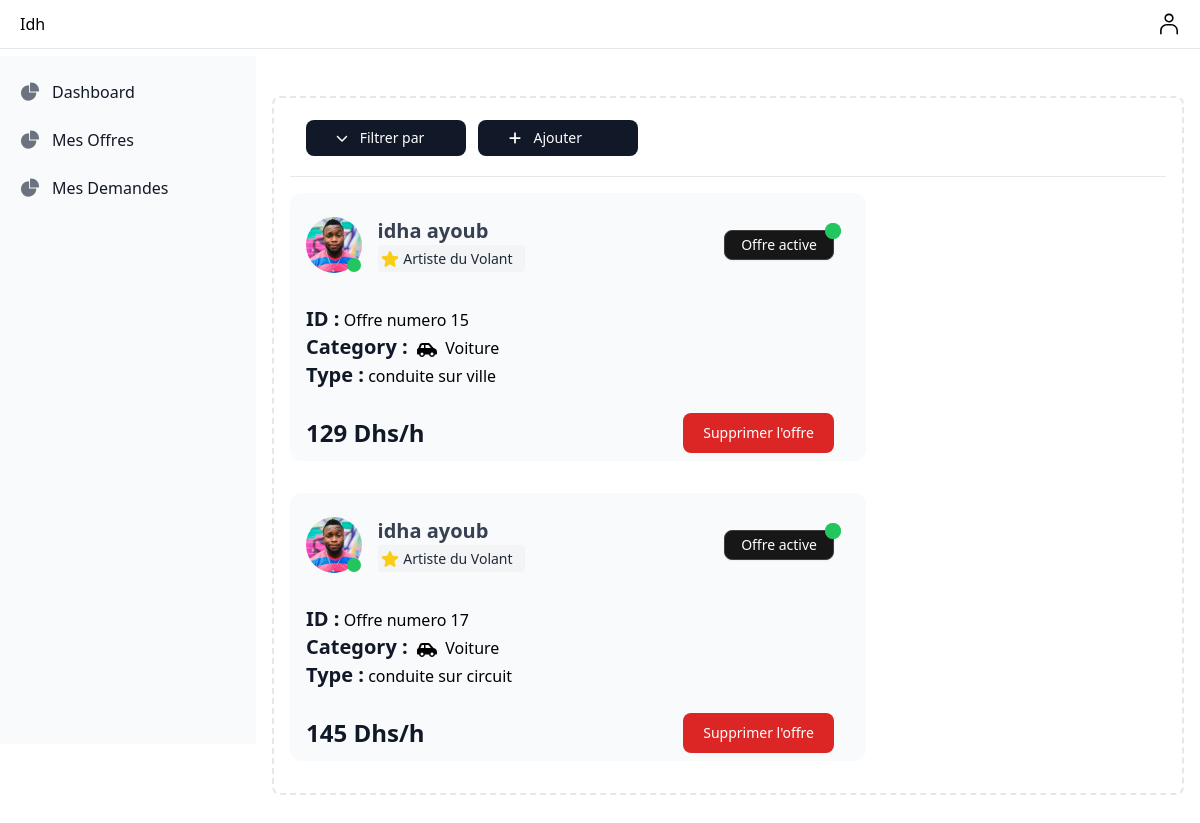
Page /my_dashboard/my_offers (signed in) on the earlier database version.
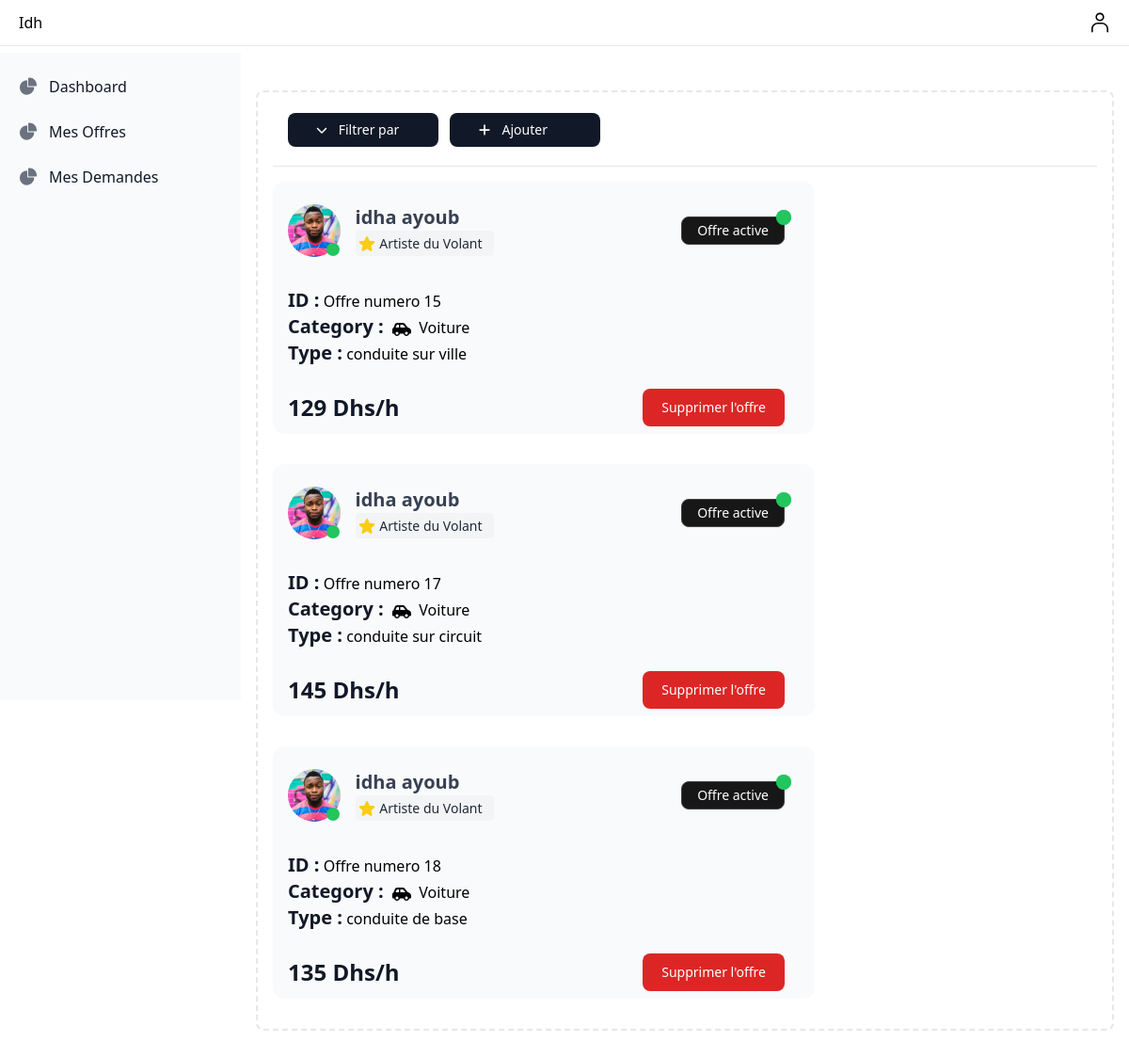
Same page on the later database version.
### app/models.py (models this page shows, shortened)
class Driving_offer(models.Model):
    conduite_de_base='conduite de base'
    conduite_sur_ville='conduite sur ville'
    conduite_sur_circuit='conduite sur circuit'
    driving_offer_CHOICES=[
        (conduite_de_base,'conduite de base'),
        (conduite_sur_ville,'conduite sur ville'),
        (conduite_sur_circuit,'conduite sur circuit'),
    ]
    driver=models.ForeignKey(Driver,on_delete=models.CASCADE,null=True)
    offer_type=models.CharField(max_length=30,choices=driving_offer_CHOICES)
    price_per_hour=models.IntegerField(null=True)
    is_active=models.BooleanField(null=True,default=False)

class Driver(models.Model):
    CAR = 'Voiture'
    MOTO = 'Moto'
    POIDS_LOURD = 'Poids Lourd'
    VEHICLE_CHOICES = [
        (CAR ,'Voiture'),
        (MOTO ,'Moto'),
        (POIDS_LOURD ,'Poids lourd'),
    ]
    Artiste_du_Volant='Artiste du Volant'
    Maitre_Conducteur='Maitre Conducteur'
    Expert_au_Volant='Expert au Volant'
    LEVEL_CHOICES=[
        (Artiste_du_Volant, 'Artiste du Volant'),
        (Maitre_Conducteur, 'Maitre Conducteur'),
        (Expert_au_Volant, 'Expert au Volant'),
    ]
    user=models.OneToOneField(User,on_delete=models.CASCADE,null=True)
    level=models.CharField(max_length=20,choices=LEVEL_CHOICES,null=True)
    is_driver=models.BooleanField(null=True)
    vehicle = models.CharField(max_length=20, choices=VEHICLE_CHOICES,null=True)

class User_otherfields(models.Model):
    user=models.OneToOneField(User,on_delete=models.CASCADE,null=True)
    profile_image=models.ImageField(upload_to="static" , null=True)
    cni=models.CharField(max_length=10,blank=True)

### sfe/views.py (the view)
# urls.py: path('my_dashboard/my_offers',views.driver_offers,name="my_dash/my_offers"),
def driver_offers(request):
    current_d=request.user.driver
    driving_offers=Driving_offer.objects.filter(driver=current_d)
    context={
        'driving_offers':driving_offers,
    }
    return render(request,"driver/driver_offers.html",context)

### templates/driver/driver_offers.html (shortened to what the changed rows need)
{% extends 'user/my_dash.html' %}
{% load static %}
{% block content %}
<div class="p-4 sm:ml-64 ">
  {% include 'msg/msg.html' %}
          <div class="p-4 border-2 border-gray-200 border-dashed rounded-lg  ">
                            {% for i in driving_offers  %}
                            <div
                            class="inline-block my-4  w-full max-w-[36rem]  rounded-xl bg-gray-50 px-4 py-2  z-10 ">
                            <div
                              class="relative flex items-center gap-4 pt-0 pb-8 mx-0 mt-4 overflow-hidden text-gray-700  shadow-none   z-10">
                                <div class="relative inline-flex">
                                  <img
                                    src="{{i.driver.user.user_otherfields.profile_image.url}}"
                                    alt="profile picture"
                                    class="inline-block relative object-cover object-center !rounded-full w-16 h-14 " />
                                    {% if i.driver.user.is_active is True %}
                                    <span
                                    class="absolute min-w-[14px] min-h-[14px] rounded-full py-1 px-1 text-xs font-medium content-[''] leading-none grid place-items-center bottom-[14%] right-[14%] translate-x-2/4 translate-y-2/4 bg-green-500 text-white">
                                  </span>
                                  {% else %}
                                  <span
                                  class="absolute min-w-[14px] min-h-[14px] rounded-full py-1 px-1 text-xs font-medium content-[''] leading-none grid place-items-center bottom-[14%] right-[14%] translate-x-2/4 translate-y-2/4 bg-red-500 text-white">
                                </span>
                                    {% endif %}
                                </div>
                              <div class="flex w-full flex-col gap-0.5">
                                <div class="flex items-center justify-between">
                                  <h5
                                    class="block font-sans text-xl antialiased font-semibold leading-snug tracking-normal text-blue-gray-900">
                                    {{i.driver.user.last_name}} {{i.driver.user.first_name}}<br>
                                    {% if i.driver.level == 'Artiste du Volant' %}
                                    <div class=" text-base font-medium text-gray-900 whitespace-nowrap my-1">
                                     <span class="bg-gray-100 text-gray-800 text-sm font-medium me-2 py-1 pr-1 pl-0.5 rounded  ">
                                             <p class="me-2 inline-block ">Artiste du Volant</p>
                                     </span>
                                   </div>
                                    {% endif %}
                                  </h5>
                                  <div class="flex items-center gap-0 ">
                                    {% if i.is_active is True %}
                                    <button type="button" class="m-1 ms-0 mr-4 relative py-1 px-4 inline-flex items-center gap-x-2 text-sm font-medium rounded-lg border  shadow-sm disabled:opacity-50 bg-neutral-900 border-neutral-700 text-white hover:bg-neutral-800 z-50">
                                        <a  class="hover:opacity-0">Offre active</a>
                                     <span class="flex absolute top-0 end-0 -mt-2 -me-2">
                                       <span class="relative inline-flex text-xs bg-green-500 text-white rounded-full py-2 px-2">
                                       </span>
                                     </span>
                                   </button>
                                    {% endif %}
                                  </div>
                                </div>
                              </div>
                            </div>
                            <div class="p-0 mb-6">
                              <p class="block font-sans text-base antialiased font-light leading-relaxed text-inherit">
                                <p class="inline-block text-xl font-bold text-gray-900">
                                   ID :
                                </p> Offre numero {{i.id}}
                               </p>
                              <p class="inline-block text-xl font-bold text-gray-900">Category :&nbsp;  </p>
                              <div class="inline-block">
                                <p class="block font-sans text-base antialiased font-light leading-relaxed text-inherit">
                                  <p class="block font-sans text-base antialiased font-light leading-relaxed text-blue-gray-900">
                                    {% if i.driver.vehicle == "Voiture" %}
                                    <td class="text-base font-medium text-gray-900 whitespace-nowrap ">
                                      Voiture
                                    </td>
                                    {% endif %}
                               </p>
                                </p>
                              </div>
                              <p class="block font-sans text-base antialiased font-light leading-relaxed text-inherit">
                               <p class="inline-block text-xl font-bold text-gray-900">
                                  Type :
                               </p> {{i.offer_type}}
                              </p>
                            </div>
                            <div class="flex items-center justify-between">
                              <span class="text-2xl font-bold text-gray-900 ">{{i.price_per_hour}} Dhs/h</span>
                              <button  data-modal-target="popup-modal-{{i.id}}" data-modal-toggle="popup-modal-{{i.id}}" class="text-white bg-red-600 hover:bg-red-700 transition focus:ring-4 focus:outline-none mr-4 font-medium rounded-lg text-sm px-5 py-2.5 text-center ">Supprimer l'offre</button>
                            </div>
                          </div>
                            {% endfor %}
 </div>
        </div>
      </div>
{% endblock content %}

Differences in the rows shown:
added Driving_offer: driver.user.user_otherfields.profile_image (picture), driver.user.last_name "idha", driver.user.first_name "ayoub", shows "Artiste du Volant", is_active "Offre active", id "18", shows "Voiture", offer_type "conduite de base", price_per_hour "135"
